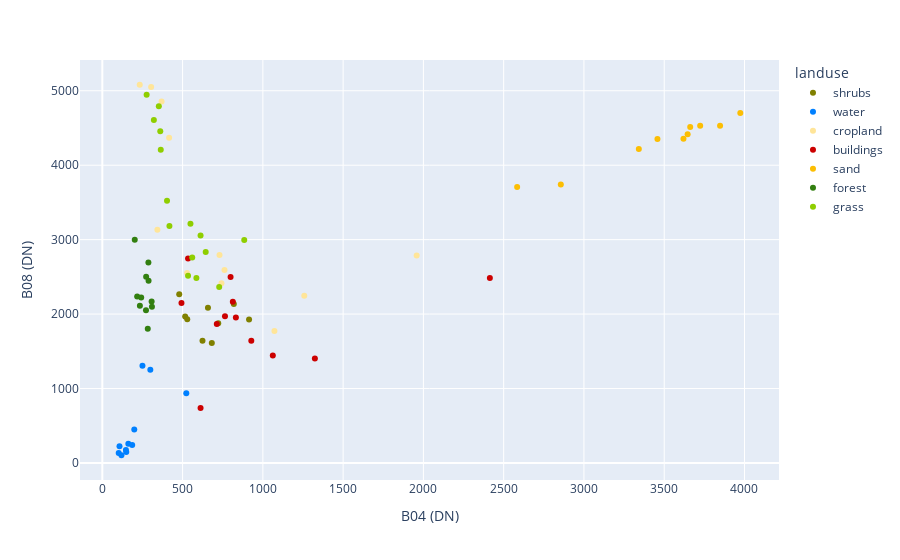

Notebook source saved alongside this figure:
### Markdown cell above
The next step is to plot the landuse classes as a function of the different bands. In this example we use the bands Blue (B02) on the x-axis and Infrared (B08) on the y-axis.

### Code cell
# Get bands
band_x_axis = X[:,2]
band_y_axis = X[:,3]

# Make list with landuse classes and colors to be used in plot
landuse_classes_names_array = []
for landuse_class in sample_areas_array[(sample_areas_array > 0)]:
   landuse_classes_names_array.append(id_landuse_class_dict[landuse_class])
   
# Make a Pandas dataframe
df = pd.DataFrame({'x':band_x_axis, 'y':band_y_axis, 'landuse':landuse_classes_names_array})

# Plot (marginal_x='box', marginal_y='box',)
fig = px.scatter(df, x="x", y="y", color='landuse',  category_orders={"landuse": landuse_classes_list}, color_discrete_sequence=landuse_class_color_list, labels = {"x" : "B04 (DN)", "y" : "B08 (DN)", })
fig.show()

# Plot voor Waalwijk
if Waalwijk:

   # Select subset
   df = df[df['landuse'].isin(['water','buildings','sand','grass'])]
   df.plot(kind='scatter',x='x',y='y',c=df['landuse'].map(landuse_class_color_dict), xlabel='B04 (DN)', ylabel='B08 (DN)', grid=True)
   
      # Create legend
   legend_entries = []
   colors = []
   for key, value in landuse_class_color_dict.items(): 
      if key in ['water','buildings','sand','grass']:
         legend_entries.append(mpatches.Patch(color=value, label=key))
         colors.append(value)
   plt.legend(handles=legend_entries, loc='lower right')

   # Gridline
   plt.grid(b=True, which='major', color='#666666', linestyle='-')
   plt.minorticks_on()
   plt.grid(b=True, which='minor', color='#999999', linestyle='-', alpha=0.2)

   # hull or not
   # 1 = Parallepided
   # 2 = Minimum distance
   CLASSIFIER = 1
   unknown_point_x = 1500
   unknown_point_y = 2000
   HULL = False
      
   # Draw enclosure
   df_new = df[['x','y','landuse']]
   df_new['cluster'] = df_new['landuse'].map(landuse_class_id_dict)  
   for i in df_new.cluster.unique():

      df_points = df_new[df_new.cluster == i][['x', 'y']]
      points_array = df_points.values.tolist()
      points = np.array(points_array)
      x_c = points[:,0]
      y_c = points[:,1]
      x_min = np.min(x_c)
      x_max = np.max(x_c)
      y_min = np.min(y_c)
      y_max = np.max(y_c)
      x_ctr = (x_min + x_max)/2
      y_ctr = (y_min + y_max)/2

      # Kernel density
      # Calculate the point density
      #from scipy.stats import gaussian_kde
      #xy = np.vstack([x_c,y_c])
      #z = gaussian_kde(xy)(xy)
      #plt.scatter(x_c, y_c, c=z, s=100)
            
      # Get convex hull
      if CLASSIFIER == 1:
         if HULL:
            hull = ConvexHull(points)
            
            # Get x and y coordinates and repeat last point to close the polygon
            x_hull = np.append(points[hull.vertices,0],
                              points[hull.vertices,0][0])
            y_hull = np.append(points[hull.vertices,1],
                              points[hull.vertices,1][0])

            # Interpolate
            dist = np.sqrt((x_hull[:-1] - x_hull[1:])**2 + (y_hull[:-1] - y_hull[1:])**2)
            dist_along = np.concatenate(([0], dist.cumsum()))
            spline, u = interpolate.splprep([x_hull, y_hull], 
                                             u=dist_along, s=0, per=1)
            interp_d = np.linspace(dist_along[0], dist_along[-1], 50)
            interp_x, interp_y = interpolate.splev(interp_d, spline)
            plt.fill(interp_x, interp_y, '--', c=landuse_class_color_dict[id_landuse_class_dict[i]], alpha=0.2)
         else:
            # Plot MBR
            rect=mpatches.Rectangle((x_min,y_min),(x_max-x_min),(y_max-y_min), 
                           fill = True,
                           color = landuse_class_color_dict[id_landuse_class_dict[i]],
                           facecolor = landuse_class_color_dict[id_landuse_class_dict[i]],
                           linewidth = 1, alpha=0.2)
            plt.gca().add_patch(rect)
            plt.plot([unknown_point_x], [unknown_point_y], marker='o', ls='none', c='grey', ms=10)
      
      # Plot minimum distance
      if CLASSIFIER == 2:
         color = landuse_class_color_dict[id_landuse_class_dict[i]]
         marker = ('D')
         size = 100
         plt.plot([x_ctr], [y_ctr], marker='D', ls='none', c=color, ms=10)
         plt.plot([x_ctr, unknown_point_x], [y_ctr, unknown_point_y], c=color)
         plt.plot([unknown_point_x], [unknown_point_y], marker='o', ls='none', c='grey', ms=10)

### Figure 1 — Plotly figure (JSON) as saved in the notebook; plotly's stock layout.template omitted (floating-point values rounded to 4 significant figures)
{"data": [{"hovertemplate": "landuse=shrubs<br>B04 (DN)=%{x}<br>B08 (DN)=%{y}<extra></extra>", "legendgroup": "shrubs", "marker": {"color": "#808000", "symbol": "circle"}, "mode": "markers", "name": "shrubs", "orientation": "v", "showlegend": true, "type": "scatter", "x": [529, 682, 914, 624, 479, 722, 819, 658, 516], "xaxis": "x", "y": [1929, 1610, 1928, 1643, 2265, 1878, 2134, 2086, 1968], "yaxis": "y"}, {"hovertemplate": "landuse=water<br>B04 (DN)=%{x}<br>B08 (DN)=%{y}<extra></extra>", "legendgroup": "water", "marker": {"color": "#0080ff", "symbol": "circle"}, "mode": "markers", "name": "water", "orientation": "v", "showlegend": true, "type": "scatter", "x": [107, 102, 250, 299, 186, 199, 162, 149, 147, 119, 523], "xaxis": "x", "y": [225, 132, 1307, 1251, 242, 449, 256, 147, 173, 103, 937], "yaxis": "y"}, {"hovertemplate": "landuse=cropland<br>B04 (DN)=%{x}<br>B08 (DN)=%{y}<extra></extra>", "legendgroup": "cropland", "marker": {"color": "#ffe599", "symbol": "circle"}, "mode": "markers", "name": "cropland", "orientation": "v", "showlegend": true, "type": "scatter", "x": [233, 761, 304, 369, 1958, 416, 742, 343, 528, 1258, 1072, 730], "xaxis": "x", "y": [5081, 2592, 5052, 4856, 2787, 4368, 2413, 3134, 2552, 2247, 1772, 2793], "yaxis": "y"}, {"hovertemplate": "landuse=buildings<br>B04 (DN)=%{x}<br>B08 (DN)=%{y}<extra></extra>", "legendgroup": "buildings", "marker": {"color": "#cc0000", "symbol": "circle"}, "mode": "markers", "name": "buildings", "orientation": "v", "showlegend": true, "type": "scatter", "x": [1324, 1062, 928, 612, 799, 764, 713, 493, 832, 2414, 534, 813], "xaxis": "x", "y": [1402, 1443, 1642, 737, 2499, 1969, 1866, 2150, 1954, 2484, 2747, 2165], "yaxis": "y"}, {"hovertemplate": "landuse=sand<br>B04 (DN)=%{x}<br>B08 (DN)=%{y}<extra></extra>", "legendgroup": "sand", "marker": {"color": "#fcbe03", "symbol": "circle"}, "mode": "markers", "name": "sand", "orientation": "v", "showlegend": true, "type": "scatter", "x": [3342, 2584, 3724, 2856, 3458, 3646, 3620, 3974, 3662, 3848], "xaxis": "x", "y": [4219, 3708, 4529, 3742, 4353, 4416, 4356, 4703, 4512, 4531], "yaxis": "y"}, {"hovertemplate": "landuse=forest<br>B04 (DN)=%{x}<br>B08 (DN)=%{y}<extra></extra>", "legendgroup": "forest", "marker": {"color": "#327f10", "symbol": "circle"}, "mode": "markers", "name": "forest", "orientation": "v", "showlegend": true, "type": "scatter", "x": [202, 273, 272, 287, 234, 283, 307, 309, 217, 242, 288], "xaxis": "x", "y": [2998, 2501, 2051, 2692, 2113, 1804, 2170, 2097, 2236, 2222, 2447], "yaxis": "y"}, {"hovertemplate": "landuse=grass<br>B04 (DN)=%{x}<br>B08 (DN)=%{y}<extra></extra>", "legendgroup": "grass", "marker": {"color": "#8fce00", "symbol": "circle"}, "mode": "markers", "name": "grass", "orientation": "v", "showlegend": true, "type": "scatter", "x": [364, 403, 352, 728, 321, 361, 549, 418, 586, 276, 612, 534, 644, 560, 884], "xaxis": "x", "y": [4206, 3521, 4792, 2365, 4608, 4456, 3213, 3182, 2486, 4947, 3057, 2514, 2833, 2760, 2994], "yaxis": "y"}], "layout": {"legend": {"title": {"text": "landuse"}, "tracegroupgap": 0}, "margin": {"t": 60}, "xaxis": {"anchor": "y", "domain": [0, 1], "title": {"text": "B04 (DN)"}}, "yaxis": {"anchor": "x", "domain": [0, 1], "title": {"text": "B08 (DN)"}}}}
